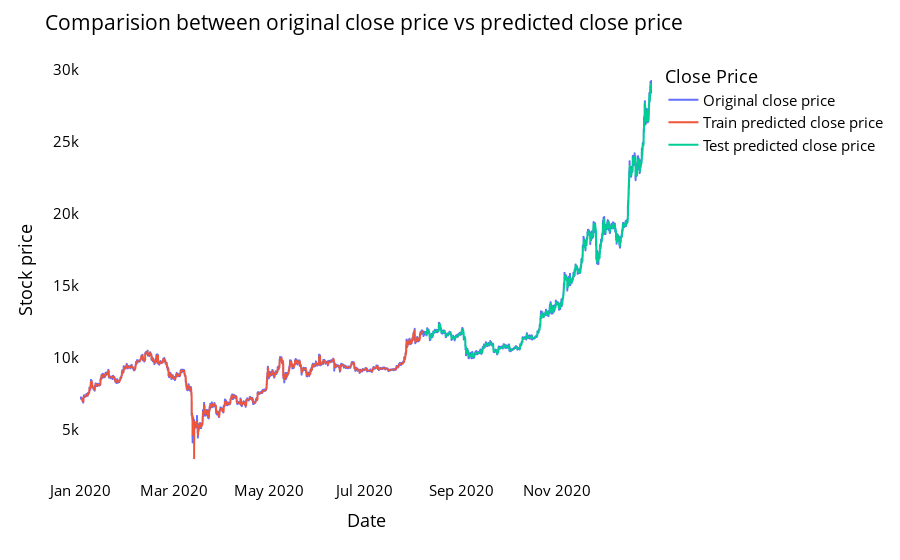

The notebook cell saved with this chart:
### Code cell
from itertools import cycle
import plotly.express as px
look_back=24
trainPredictPlot = np.empty([closedf.shape[0],1])
trainPredictPlot[:, :] = np.nan
trainPredictPlot[look_back:len(train_predict)+look_back, :] = train_predict
print("Train predicted data: ", trainPredictPlot.shape)

# shift test predictions for plotting
testPredictPlot = np.empty([closedf.shape[0],1])
testPredictPlot[:, :] = np.nan
testPredictPlot[len(train_predict)+(look_back*2)+1:len(closedf)-1, :] = test_predict
print("Test predicted data: ", testPredictPlot.shape)

names = cycle(['Original close price','Train predicted close price','Test predicted close price'])


plotdf = pd.DataFrame({'date': close_stock['Date'],
                       'original_close': close_stock['Close'],
                      'train_predicted_close': trainPredictPlot.reshape(1,-1)[0].tolist(),
                      'test_predicted_close': testPredictPlot.reshape(1,-1)[0].tolist()})

fig = px.line(plotdf,x=plotdf['date'], y=[plotdf['original_close'],plotdf['train_predicted_close'],
                                          plotdf['test_predicted_close']],
              labels={'value':'Stock price','date': 'Date'})
fig.update_layout(title_text='Comparision between original close price vs predicted close price',
                  plot_bgcolor='white', font_size=15, font_color='black', legend_title_text='Close Price')
fig.for_each_trace(lambda t:  t.update(name = next(names)))

fig.update_xaxes(showgrid=False)
fig.update_yaxes(showgrid=False)
fig.show()

### Figure 1 — Plotly figure (JSON) as saved in the notebook; plotly's stock layout.template omitted (floating-point values rounded to 4 significant figures; data arrays with more than 128 entries replaced by an {"elided": "..."} marker saying what was removed)
{"data": [{"hovertemplate": "variable=original_close<br>Date=%{x}<br>Stock price=%{y}<extra></extra>", "legendgroup": "original_close", "line": {"color": "#636efa", "dash": "solid"}, "marker": {"symbol": "circle"}, "mode": "lines", "name": "Original close price", "showlegend": true, "type": "scattergl", "x": {"elided": "8780 str values"}, "xaxis": "x", "y": {"elided": "8780 float values"}, "yaxis": "y"}, {"hovertemplate": "variable=train_predicted_close<br>Date=%{x}<br>Stock price=%{y}<extra></extra>", "legendgroup": "train_predicted_close", "line": {"color": "#EF553B", "dash": "solid"}, "marker": {"symbol": "circle"}, "mode": "lines", "name": "Train predicted close price", "showlegend": true, "type": "scattergl", "x": {"elided": "8780 str values"}, "xaxis": "x", "y": {"elided": "8780 float values"}, "yaxis": "y"}, {"hovertemplate": "variable=test_predicted_close<br>Date=%{x}<br>Stock price=%{y}<extra></extra>", "legendgroup": "test_predicted_close", "line": {"color": "#00cc96", "dash": "solid"}, "marker": {"symbol": "circle"}, "mode": "lines", "name": "Test predicted close price", "showlegend": true, "type": "scattergl", "x": {"elided": "8780 str values"}, "xaxis": "x", "y": {"elided": "8780 float values"}, "yaxis": "y"}], "layout": {"font": {"color": "black", "size": 15}, "legend": {"title": {"text": "Close Price"}, "tracegroupgap": 0}, "margin": {"t": 60}, "plot_bgcolor": "white", "title": {"text": "Comparision between original close price vs predicted close price"}, "xaxis": {"anchor": "y", "domain": [0, 1], "showgrid": false, "title": {"text": "Date"}}, "yaxis": {"anchor": "x", "domain": [0, 1], "showgrid": false, "title": {"text": "Stock price"}}}}
